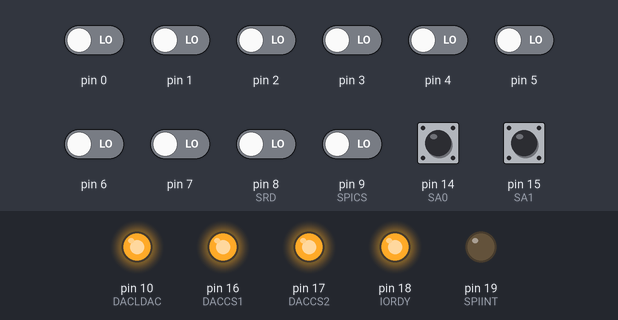
Simulated run of this sketch. Board: Arduino Uno, built with avr-gcc and run on an emulated ATmega328P. Parts: output pins drawn as LEDs (lit = HIGH). The test bench sets the inputs (shaded band); at power-on: pin 14 (SA0), pin 15 (SA1) HIGH, pin 0–7, pin 8 (SRD), pin 9 (SPICS) LOW.

Above: at 1.2 s.
1.3 s: pin 9 (SPICS) driven HIGH
2.8 s: pin 8 (SRD) driven HIGH
At 4.0 s:
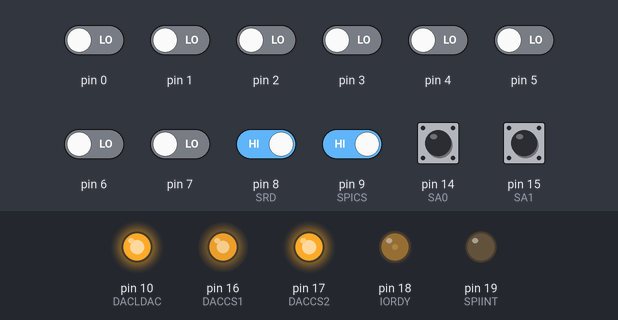
4.3 s: pin 8 (SRD) driven LOW
At 4.8 s:
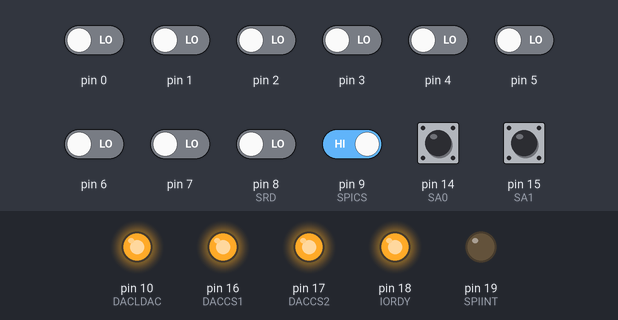
Timing chart, 0 to 7.3 s (numbered marks = the images above; inputs shaded):
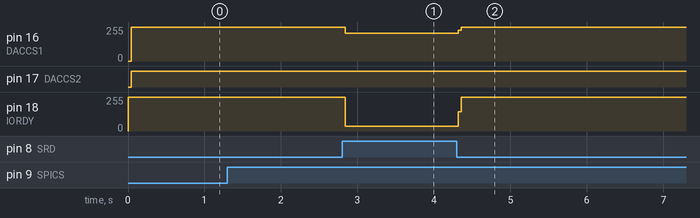

Measured:
- after the input at 2.8 s, pin 16 (DACCS1): 255/255 → 209/255 at once; pin 18 (IORDY): 255/255 → 34/255 at once
- after the input at 4.3 s, pin 16 (DACCS1): 209/255 → 255/255 at once; pin 18 (IORDY): 34/255 → 255/255 at once

The sketch:

MSXMCP4822.ino
```cpp
//***********************************************************************************************
//* MCP4822 an ATMEGA8                                                                          *
//***********************************************************************************************
//* This sketch drives two MCP4822 dual 12 bit D/A converters (four analog outputs) on a RC2014 *
//* board via SPI                                                                               *
//***********************************************************************************************
//* File:  MSXMCP4822.ino                                                                       *
//***********************************************************************************************
//* Changes:                                                                                    *
//* V1.0.0 - 02.11.2026 - base version                                                          *
//***********************************************************************************************

#include <Arduino.h>
#include <SPI.h>
#include <elapsedMillis.h>

// Definition of pin usage

#define SA0         (1 << PC0)
#define SA1         (1 << PC1)
#define DACCS1      (1 << PC2)
#define DACCS2      (1 << PC3)
#define IORDY       (1 << PC4)
#define SPIINT      (1 << PC5)
#define SRD         (1 << PB0)
#define SPICS       (1 << PB1)
#define DACLDAC     (1 << PB2)

// MCP4822 command word bits (bit 11..0 = value)

#define MCP_CHB     0x8000
#define MCP_GA1     0x2000
#define MCP_ACTIVE  0x1000

// Channel configuration bits (CONFIG register)

#define CONF_GAIN2  0x01
#define CONF_SHDN   0x02

// VALUE HIGH bit: keep /LDAC inactive after the transfer

#define HIGH_HOLD   0x40

// Define cycle for hardware wait steering

elapsedMicros waitTime = 0;

// Define control signals

uint8_t addr        = 0;
uint8_t wr          = 0;
uint8_t data        = 0;
uint8_t index       = 0;

// D/A channels: 0 = IC103 A, 1 = IC103 B, 2 = IC104 A, 3 = IC104 B

uint8_t  dChannel   = 0;
uint8_t  dConf[4]   = {CONF_GAIN2, CONF_GAIN2, CONF_GAIN2, CONF_GAIN2};
uint16_t dValue[4]  = {0, 0, 0, 0};

// Send value and configuration of one channel to its MCP4822 (SPI mode 0, 8 MHz)

static void writeDac(uint8_t channel){
  uint16_t word;
  uint8_t cs;

  word = dValue[channel] & 0x0FFF;
  if (channel & 0x01)                  word |= MCP_CHB;
  if (!(dConf[channel] & CONF_GAIN2))  word |= MCP_GA1;
  if (!(dConf[channel] & CONF_SHDN))   word |= MCP_ACTIVE;

  cs = (channel & 0x02) ? DACCS2 : DACCS1;

  SPI.beginTransaction(SPISettings(8000000, MSBFIRST, SPI_MODE0));
  PORTC &= ~cs;
  SPI.transfer(word >> 8);
  SPI.transfer(word & 0xFF);
  PORTC |= cs;
  SPI.endTransaction();
}

// Transfer the input registers of both MCP4822 to their outputs

static void pulseLdac(){
  PORTB &= ~DACLDAC;
  __asm__ __volatile__ ("nop\n\tnop\n\tnop\n\t");
  PORTB |= DACLDAC;
}

// SETUP

void setup() {

  // MCP4822 control lines inactive before SPI starts (PB2 = SS must be an output for SPI master)

  PORTB |= DACLDAC;
  DDRB |= DACLDAC;
  PORTC |= DACCS1 | DACCS2;
  DDRC |= DACCS1 | DACCS2;

  SPI.begin();

  // All outputs to 0, gain x2, active

  for (index = 0; index < 4; index++){
    writeDac(index);
  }
  pulseLdac();

  // PORT D as databus
  // Starts as input

  DDRD = 0;

  // Activate PullUp at PORT C

  PORTC = 0xFF;

  // Control signals

  DDRC &= ~SA0;
  DDRC &= ~SA1;
  DDRC |= IORDY;
  PORTC |= IORDY;
  DDRC |= SPIINT;
  PORTC &= ~SPIINT;
  DDRB &= ~SRD;
  DDRB &= ~SPICS;

}

//***********************************************************************************************
//* REGISTER MAP - MSX BUS SIDE (address = SA1:SA0, decoded in switch(addr))                    *
//*                                                                                             *
//* Channel 0 = IC103 A (X101.2), 1 = IC103 B (X101.3), 2 = IC104 A (X101.4), 3 = IC104 B       *
//* (X101.5)                                                                                    *
//*                                                                                             *
//* Address 0 - SELECT                                                                          *
//*   WRITE  bit 7..2 = unused (NC)                                                             *
//*          bit 1..0 = channel for addresses 1..3                                              *
//*   READ   bit 7..6 = 0, bit 5..4 = configuration of the channel, bit 3..2 = 0,               *
//*          bit 1..0 = channel                                                                 *
//*                                                                                             *
//* Address 1 - CONFIG                                                                          *
//*   WRITE  bit 7..2 = unused (NC)                                                             *
//*          bit 1    = shutdown   0 = output active, 1 = output off (500 kOhm to GND)          *
//*          bit 0    = gain       0 = x1 (0..2.0475 V), 1 = x2 (0..4.095 V)                    *
//*          sent to the channel with its current value, followed by a /LDAC pulse              *
//*   READ   configuration of the channel                                                       *
//*                                                                                             *
//* Address 2 - VALUE LOW                                                                       *
//*   WRITE  bit 7..0 of the value, stored only                                                 *
//*   READ   bit 7..0 of the value                                                              *
//*                                                                                             *
//* Address 3 - VALUE HIGH                                                                      *
//*   WRITE  bit 7    = unused (NC)                                                             *
//*          bit 6    = HOLD       0 = /LDAC pulse after the transfer (all channels update),    *
//*                                1 = no /LDAC pulse (output follows with the next pulse)      *
//*          bit 5..4 = unused (NC)                                                             *
//*          bit 3..0 = bit 11..8 of the value, starts the transfer to the channel              *
//*   READ   bit 7..4 = 0, bit 3..0 = bit 11..8 of the value                                    *
//*                                                                                             *
//* Start-up: all channels value 0, gain x2 (value = mV), active                                *
//***********************************************************************************************

// LOOP()

void loop() {

  // Check, if SPI is selected

  if (PINB & SPICS) {

    // Take over /WAIT

    PORTC &= ~IORDY;

    // Start cycle measuring

    waitTime = 0;

    // Get direction RD = LOW, WR = HIGH

    wr = PINB & SRD;

    // Get address and analyse

    addr = PINC & 0x03;

    switch(addr){

      // SELECT - Bits 7..2 = NC  Bits 1..0 = Channel

      case 0:

              if (wr){

                data = PIND;
                dChannel = (data & 0x03);

              }
              else {

                DDRD = 0xff;  // PORT D output

                data = dChannel | (dConf[dChannel] << 4);

                PORTD = data;

              }

      break;

      // CONFIG - Bits 7..2 = NC  Bit 1 = Shutdown  Bit 0 = Gain x2

      case 1:

              if (wr){

                data = PIND;
                dConf[dChannel] = (data & (CONF_GAIN2 | CONF_SHDN));

                writeDac(dChannel);
                pulseLdac();

              }
              else {

                DDRD = 0xff;  // PORT D output

                data = dConf[dChannel];

                PORTD = data;

              }

      break;

      // VALUE LOW - Bits 7..0 = Value bits 7..0

      case 2:

              if (wr){

                data = PIND;
                dValue[dChannel] = (dValue[dChannel] & 0x0F00) | data;

              }
              else {

                DDRD = 0xff;  // PORT D output

                data = dValue[dChannel] & 0xFF;

                PORTD = data;

              }

      break;

      // VALUE HIGH - Bit 6 = HOLD  Bits 3..0 = Value bits 11..8

      case 3:

              if (wr){

                data = PIND;
                dValue[dChannel] = (dValue[dChannel] & 0x00FF) | ((uint16_t)(data & 0x0F) << 8);

                writeDac(dChannel);
                if (!(data & HIGH_HOLD)) pulseLdac();

              }
              else {

                DDRD = 0xff;  // PORT D output

                data = dValue[dChannel] >> 8;

                PORTD = data;

              }

      break;

      default:

      break;
    }

    // Wait for MVFF to end (74123 has 4700 ns as impulse length) if still active

    while(waitTime<=5);

    // Release /WAIT to go on in program

    PORTC |= IORDY;

    // Keep driving the data bus until the read cycle has ended (/RD high again); /WAIT on the
    // bus rises slowly through its pull-up and the CPU takes the data one clock after that

    while (!(PINB & SRD));

    // Port D as Input

    DDRD = 0;
    PORTD = 0;

  }

}
```
